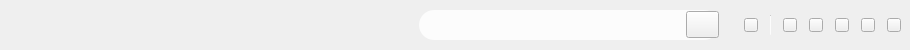
       <widget class="QWidget" name="topWidget" native="true">
        <property name="minimumSize">
         <size>
          <width>0</width>
          <height>50</height>
         </size>
        </property>
        <property name="maximumSize">
         <size>
          <width>16777215</width>
          <height>50</height>
         </size>
        </property>
        <property name="styleSheet">
         <string notr="true"/>
        </property>
        <layout class="QHBoxLayout" name="horizontalLayout_2">
         <property name="spacing">
          <number>0</number>
         </property>
         <property name="leftMargin">
          <number>0</number>
         </property>
         <property name="topMargin">
          <number>0</number>
         </property>
         <property name="rightMargin">
          <number>0</number>
         </property>
         <property name="bottomMargin">
          <number>0</number>
         </property>
         <item>
          <widget class="QWidget" name="topLeftWidget" native="true">
           <property name="minimumSize">
            <size>
             <width>370</width>
             <height>0</height>
            </size>
           </property>
           <property name="maximumSize">
            <size>
             <width>370</width>
             <height>16777215</height>
            </size>
           </property>
           <property name="styleSheet">
            <string notr="true"/>
           </property>
           <widget class="QWidget" name="horizontalLayoutWidget">
            <property name="geometry">
             <rect>
              <x>20</x>
              <y>10</y>
              <width>101</width>
              <height>31</height>
             </rect>
            </property>
            <layout class="QHBoxLayout" name="userWindow">
             <property name="spacing">
              <number>0</number>
             </property>
             <property name="topMargin">
              <number>0</number>
             </property>
            </layout>
           </widget>
          </widget>
         </item>
         <item>
          <widget class="QWidget" name="topRightWidget" native="true">
           <property name="styleSheet">
            <string notr="true"/>
           </property>
           <layout class="QHBoxLayout" name="horizontalLayout_3">
            <property name="spacing">
             <number>12</number>
            </property>
            <item>
             <spacer name="horizontalSpacer">
              <property name="orientation">
               <enum>Qt::Horizontal</enum>
              </property>
              <property name="sizeHint" stdset="0">
               <size>
                <width>40</width>
                <height>20</height>
               </size>
              </property>
             </spacer>
            </item>
            <item>
             <widget class="QWidget" name="searchWidget" native="true">
              <property name="minimumSize">
               <size>
                <width>300</width>
                <height>30</height>
               </size>
              </property>
              <property name="maximumSize">
               <size>
                <width>300</width>
                <height>30</height>
               </size>
              </property>
              <property name="styleSheet">
               <string notr="true">#searchWidget{background:rgba(255,255,255,200); border-radius:15px;}</string>
              </property>
              <layout class="QHBoxLayout" name="horizontalLayout_11">
               <property name="spacing">
                <number>0</number>
               </property>
               <property name="leftMargin">
                <number>10</number>
               </property>
               <property name="topMargin">
                <number>0</number>
               </property>
               <property name="rightMargin">
                <number>0</number>
               </property>
               <property name="bottomMargin">
                <number>0</number>
               </property>
               <item>
                <widget class="MusicLocalSongSearchInlineEdit" name="musicSongSearchLine" native="true">
                 <property name="minimumSize">
                  <size>
                   <width>260</width>
                   <height>30</height>
                  </size>
                 </property>
                 <property name="maximumSize">
                  <size>
                   <width>260</width>
                   <height>30</height>
                  </size>
                 </property>
                 <property name="styleSheet">
                  <string notr="true"/>
                 </property>
                 <property name="text" stdset="0">
                  <string/>
                 </property>
                </widget>
               </item>
               <item>
                <widget class="QToolButton" name="musicSearchButton">
                 <property name="minimumSize">
                  <size>
                   <width>33</width>
                   <height>27</height>
                  </size>
                 </property>
                 <property name="maximumSize">
                  <size>
                   <width>33</width>
                   <height>27</height>
                  </size>
                 </property>
                 <property name="text">
                  <string/>
                 </property>
                </widget>
               </item>
              </layout>
             </widget>
            </item>
            <item>
             <widget class="QLabel" name="marginLabel">
              <property name="minimumSize">
               <size>
                <width>1</width>
                <height>1</height>
               </size>
              </property>
              <property name="maximumSize">
               <size>
                <width>1</width>
                <height>1</height>
               </size>
              </property>
             </widget>
            </item>
            <item>
             <widget class="QToolButton" name="musicWindowChangeSkin">
              <property name="minimumSize">
               <size>
                <width>14</width>
                <height>14</height>
               </size>
              </property>
              <property name="maximumSize">
               <size>
                <width>14</width>
                <height>14</height>
               </size>
              </property>
              <property name="cursor">
               <cursorShape>PointingHandCursor</cursorShape>
              </property>
              <property name="text">
               <string/>
              </property>
             </widget>
            </item>
            <item>
             <widget class="QFrame" name="frame">
              <property name="minimumSize">
               <size>
                <width>1</width>
                <height>20</height>
               </size>
              </property>
              <property name="maximumSize">
               <size>
                <width>1</width>
                <height>20</height>
               </size>
              </property>
              <property name="styleSheet">
               <string notr="true">background:rgba(255,255,255,150)</string>
              </property>
              <property name="frameShape">
               <enum>QFrame::VLine</enum>
              </property>
              <property name="frameShadow">
               <enum>QFrame::Sunken</enum>
              </property>
              <property name="lineWidth">
               <number>1</number>
              </property>
              <property name="midLineWidth">
               <number>0</number>
              </property>
             </widget>
            </item>
            <item>
             <widget class="QToolButton" name="musicWindowSetting">
              <property name="minimumSize">
               <size>
                <width>14</width>
                <height>14</height>
               </size>
              </property>
              <property name="maximumSize">
               <size>
                <width>14</width>
                <height>14</height>
               </size>
              </property>
              <property name="cursor">
               <cursorShape>PointingHandCursor</cursorShape>
              </property>
              <property name="text">
               <string/>
              </property>
             </widget>
            </item>
            <item>
             <widget class="QToolButton" name="musicWindowConcise">
              <property name="minimumSize">
               <size>
                <width>14</width>
                <height>14</height>
               </size>
              </property>
              <property name="maximumSize">
               <size>
                <width>14</width>
                <height>14</height>
               </size>
              </property>
              <property name="cursor">
               <cursorShape>PointingHandCursor</cursorShape>
              </property>
              <property name="text">
               <string/>
              </property>
             </widget>
            </item>
            <item>
             <widget class="QToolButton" name="musicWindowRemote">
              <property name="minimumSize">
               <size>
                <width>14</width>
                <height>14</height>
               </size>
              </property>
              <property name="maximumSize">
               <size>
                <width>14</width>
                <height>14</height>
               </size>
              </property>
              <property name="cursor">
               <cursorShape>PointingHandCursor</cursorShape>
              </property>
              <property name="text">
               <string/>
              </property>
             </widget>
            </item>
            <item>
             <widget class="QToolButton" name="minimization">
              <property name="minimumSize">
               <size>
                <width>14</width>
                <height>14</height>
               </size>
              </property>
              <property name="maximumSize">
               <size>
                <width>14</width>
                <height>14</height>
               </size>
              </property>
              <property name="cursor">
               <cursorShape>PointingHandCursor</cursorShape>
              </property>
              <property name="text">
               <string/>
              </property>
             </widget>
            </item>
            <item>
             <widget class="QToolButton" name="windowClose">
              <property name="minimumSize">
               <size>
                <width>14</width>
                <height>14</height>
               </size>
              </property>
              <property name="maximumSize">
               <size>
                <width>14</width>
                <height>14</height>
               </size>
              </property>
              <property name="cursor">
               <cursorShape>PointingHandCursor</cursorShape>
              </property>
              <property name="text">
               <string/>
              </property>
             </widget>
            </item>
           </layout>
          </widget>
         </item>
        </layout>
       </widget>
